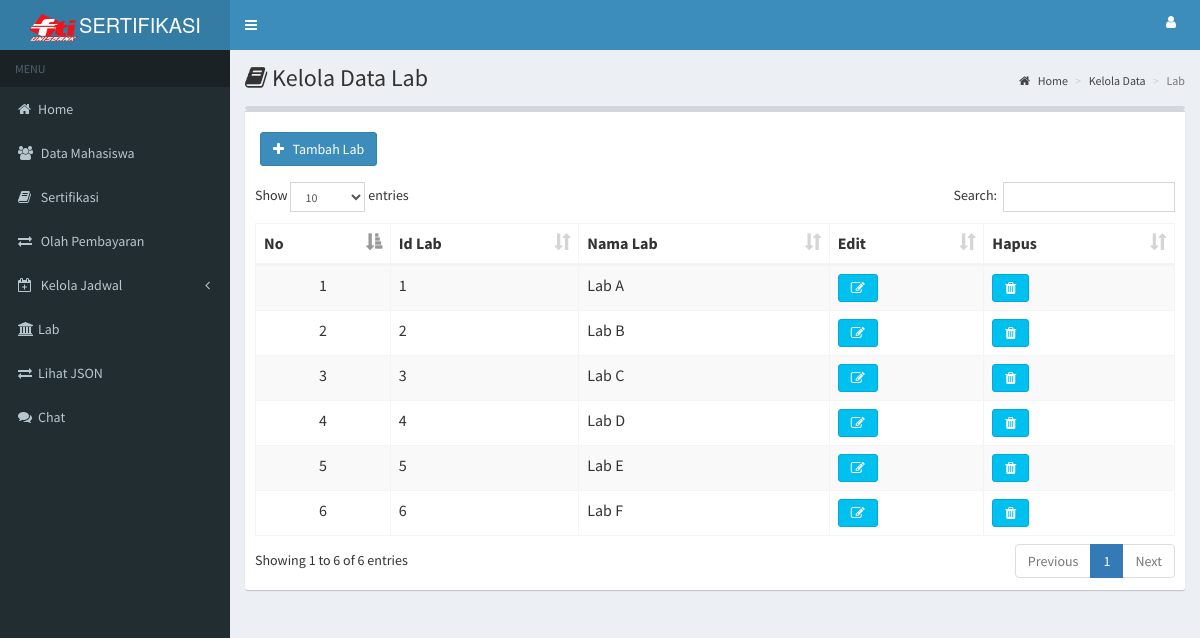
The app's page /index.php?page=lab (signed in) with its own data.
### tables this page shows
CREATE TABLE IF NOT EXISTS `tblab` (
  `id_lab` int(10) NOT NULL auto_increment,
  `nama_lab` varchar(10) NOT NULL,
  PRIMARY KEY  (`id_lab`)
);

### page/lab.php (the view, shortened to what this page needs)
<?php
$view = $_GET['view'];
switch ($view){
default:
?>
<div class="content-wrapper">
    <section class="content-header">
      <h1>
        <i class="fa fa-book"></i> Kelola Data Lab
      </h1>
      <ol class="breadcrumb">
        <li><a href="#"><i class="fa fa-home"></i> Home</a></li>
        <li><a href="#">Kelola Data</a></li>
        <li class="active">Lab</li>
      </ol>
    </section>
    <section class="content">
      <div class="row">
        <div class="col-xs-12">
          <div class="box">
          <div class="box">
		  <br>
			<div class="col-xs-2">
				<a href="index.php?page=lab&view=add" class="btn btn-primary"><i class="fa fa-plus"></i> &nbsp; Tambah Lab</a>
			  </div>
			  <br>
			  <br>
            <div class="box-body">
              <table id="example2" class="table table-bordered table-striped">
                <thead>
                <tr>
                  <th>No</th>
				  <th>Id Lab</th>
                  <th>Nama Lab</th>
                  <th>Edit</th>
				  <th>Hapus</th>
                </tr>
                </thead>
                <tbody>
<?php
$no=1;
$sql=mysql_query("select * from tblab ");
while ($data= mysql_fetch_array($sql))
{
	echo"
		<tr>
			<td align='center'>$no</td>
			<td>$data[id_lab]</td>
			<td>$data[nama_lab]</td>
			<td><a href=index.php?page=lab&view=edit&id=$data[id_lab] class='btn btn-info'><i class=\"fa fa-edit\"></i></a></td>
			<td><a href=index.php?page=lab&view=hapus&id=$data[id_lab] class='btn btn-info' onclick=\"return confirm('Hapus Data Ini ?')\"><i class=\"fa fa-trash\"></i></a></td>
		</tr>
		";
		$no++;
}
?>
                </tbody>
              </table>
            </div>
          </div>
        </div>
      </div>
    </section>
  </div>
 <?php
	break;
?>
<?php
}
?>

### index.php (shortened to what this page needs)
<?php session_start();
if(empty($_SESSION['username']))
{
	header("location:login.php");
}
else
{
include"header.php";
include"menu.php";
$get_page=$_GET['page'];
switch($get_page)
{
	case"lab";
	include"page/lab.php";
	break;
}
}
include"footer.php";
?>

### header.php (shortened to what this page needs)
<html>
<head>
  <link rel="stylesheet" href="bower_components/bootstrap/dist/css/bootstrap.min.css">
  <link rel="stylesheet" href="bower_components/font-awesome/css/font-awesome.min.css">
  <link rel="stylesheet" href="bower_components/Ionicons/css/ionicons.min.css">
  <link rel="stylesheet" href="dist/css/AdminLTE.min.css">
  <link rel="stylesheet" href="dist/css/skins/_all-skins.min.css">
  <link rel="stylesheet" href="bower_components/morris.js/morris.css">
  <link rel="stylesheet" href="bower_components/jvectormap/jquery-jvectormap.css">
  <link rel="stylesheet" href="bower_components/bootstrap-datepicker/dist/css/bootstrap-datepicker.min.css">
  <link rel="stylesheet" href="bower_components/bootstrap-daterangepicker/daterangepicker.css">
  <link rel="stylesheet" href="plugins/bootstrap-wysihtml5/bootstrap3-wysihtml5.min.css">
  <link rel="stylesheet" href="bower_components/datatables.net-bs/css/dataTables.bootstrap.min.css">
  <link rel="stylesheet" href="DataTables/responsive.bootstrap.min.css">
  <link rel="stylesheet" href="DataTables/responsive.dataTables.min.css">
</head>
<body class="hold-transition skin-blue sidebar-mini">
<div class="wrapper">
  <header class="main-header">
    <a href="#" class="logo">
      <span class="logo-lg"><img src="gambar/fti.png" width="50" height="35">SERTIFIKASI</span>
    </a>
    <nav class="navbar navbar-static-top">
      <a href="#" class="sidebar-toggle" data-toggle="push-menu" role="button">
      </a>
      <div class="navbar-custom-menu">
        <ul class="nav navbar-nav">
          <li class="dropdown user user-menu">
            <a href="#" class="dropdown-toggle" data-toggle="dropdown">
              <i class="fa fa-fw fa-user"></i>
            </a>
          </li>
        </ul>
      </div>
    </nav>
  </header>

### menu.php (shortened to what this page needs)
  <aside class="main-sidebar">
    <section class="sidebar">
      <ul class="sidebar-menu" data-widget="tree">
        <li class="header">MENU</li>
        <li class="">
          <a href="index.php?page=home">
            <i class="fa fa-home"></i><span>Home</span>
          </a>
        </li>
<?php
if ($_SESSION['level'] == 'admin') {
?>
<li><a href="index.php?page=mahasiswa"><i class="fa fa-group"></i> Data Mahasiswa</a></li>
		<li><a href="index.php?page=sertifikasi"><i class="fa fa-book"></i> Sertifikasi</a></li>
		<li><a href="index.php?page=olahbayar"><i class="fa fa-exchange"></i> Olah Pembayaran</a></li>
		<li class="treeview">
          <a href="#">
            <i class="fa fa-calendar-plus-o"></i>
            <span>Kelola Jadwal</span>
            <span class="pull-right-container">
              <i class="fa fa-angle-left pull-right"></i>
            </span>
          </a>
        </li>
		<li><a href="index.php?page=lab"><i class="fa fa-university"></i>Lab</a></li>
		<li><a href="https://uassertifikasi.000webhostapp.com/FTI/FTI/tampil_json/json/www/json.php"><i class="fa fa-exchange"></i>Lihat JSON</a></li>
		<li><a href="https://dashboard.tawk.to/#/chat"><i class="fa fa-comments"></i>Chat</a></li>
		<?php } else{?>
				<li><?php echo '<a href="index.php?page=data_peserta&id='.$_SESSION[id].'">'?><i class="fa fa-odnoklassniki"></i> Data Peserta</a></li>
		<li><?php echo '<a href="index.php?page=jadwal_saya&id='.$_SESSION[id].'">'?><i class="fa fa-calendar-plus-o"></i> Jadwal Sertifikasi</a></li>
    </section>
	<?php }?>
  </aside>

### footer.php (shortened to what this page needs)
</div>
</body>
</html>

### records on screen
tblab: id_lab "1", nama_lab "Lab A"
tblab: id_lab "2", nama_lab "Lab B"
tblab: id_lab "3", nama_lab "Lab C"
tblab: id_lab "4", nama_lab "Lab D"
tblab: id_lab "5", nama_lab "Lab E"
tblab: id_lab "6", nama_lab "Lab F"
